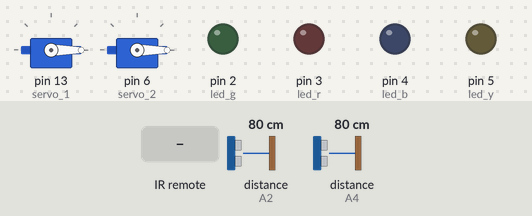
Bench run of a sketch on a simulated Arduino Uno, built with avr-gcc and run on an emulated ATmega328P. Shown: 2 × servo, output pins drawn as LEDs (lit = HIGH). Wiring (inferred from the names in the program): ultrasonic range finder: trigger A3; echo A2. Inputs (shaded band) come from the test bench; at power-on: distance to the obstacle (sensors on A2, A4) 80 cm. The echo pulse lasts 58.3 µs per cm; pins used as bus, display or sensor lines are not drawn; what the sketch prints to the serial monitor is not drawn.

Above: at 18.0 s.
18.1 s: infrared code 0x8F7 received
At 19.6 s:
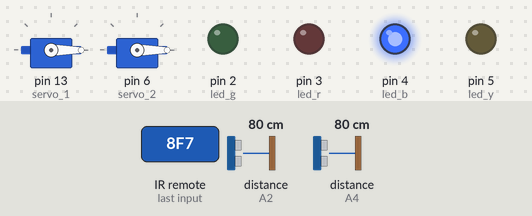
At 29.9 s:
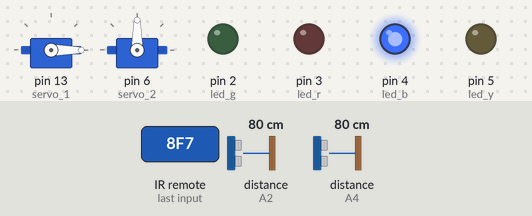
37.5 s: infrared code 0x8F7 received
At 47.6 s:
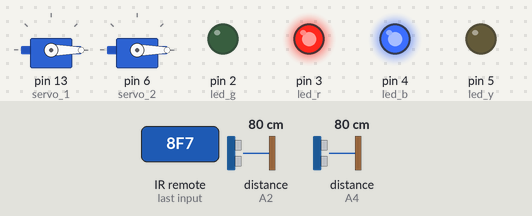
Timing chart, 0 to 70.5 s (numbered marks = the images above; inputs shaded):
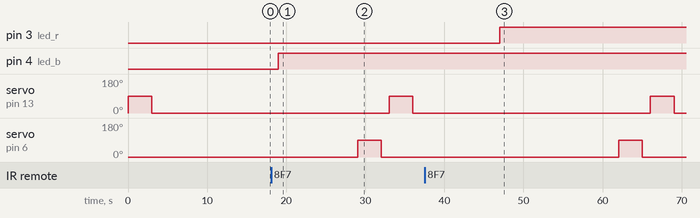

The sketch:

_mcdonalds_dive1.ino
```cpp
#include <Servo.h>

#include <IRremote.h>

int led_g=2, led_r=3, led_b=4, led_y=5;
int ir_1=7,ir_2=8, ir_3=19, ir_4=10;
int led[]={0,0,0,0};//order information = A, B, C, D, 0=False, 1=True

Servo servo_1, servo_2;

int us_1_trig=A3, us_1_echo=A2;
int us_2_trig=A5, us_2_echo=A4;

long duration_entry, distance_entry;
long duration_exit, distance_exit;

void setup()
{
  Serial.begin(115200);

  pinMode(led_g, OUTPUT);
  pinMode(led_r, OUTPUT);
  pinMode(led_b, OUTPUT);
  pinMode(led_y, OUTPUT);

  pinMode(us_1_trig, OUTPUT);
  pinMode(us_1_echo, INPUT);
  pinMode(us_2_trig, OUTPUT);
  pinMode(us_2_echo, INPUT);

  servo_1.attach(13);
  servo_2.attach(6);


}

void loop()
{
  servo_1.write(0);
  servo_2.write(0);

  Serial.println("Welcome to McDonalds! Move to the entry gate.");
  digitalWrite(us_1_trig, LOW);
  delayMicroseconds(2);
  digitalWrite(us_1_trig, HIGH);
  delayMicroseconds(10);
  digitalWrite(us_1_trig, LOW);
  duration_entry=pulseIn(us_1_echo, HIGH);
  distance_entry=duration_entry/58.4;
  if(distance_entry<300){
    servo_1.write(90);
    delay(1000);
    Serial.println("Entry Barricade opened. You can pass.");
    delay(2000);
    servo_1.write(0);
    delay(1000);
    Serial.println("Entry Barricade closed.");
  }

  Serial.println("Moving to order area. ");
  delay(5000);

  for(int i=1; i<=4; i=i+1){
    IRrecv receiver(i+6);
    decode_results output;
    receiver.enableIRIn();
    Serial.print("Item ");
    Serial.print(i);
    Serial.print(" waiting for yes or no(Press 1 or 0) :- ");
    delay(5000);
  	if (receiver.decode(&output)) {
		unsigned int value = output.value;
      	Serial.print(value);
      	Serial.print("\n");
      if(value==2295){
    	switch(i){
      		case 1 : 	digitalWrite(led_r, HIGH);
      					led[0]=1;
      					break;
   		    case 2 : 	digitalWrite(led_b, HIGH);
      					led[1]=1;
      					break;
      		case 3 :	digitalWrite(led_g, HIGH);
      				    led[2]=1;
      					break;
     		case 4 :	digitalWrite(led_y, HIGH);
      					led[3]=1;
    	}
      }
    }

  receiver.resume();

  }


  Serial.println("\n Items successfully delivered!");
  Serial.print("Order Summary : ");
  for(int i=0; i<4; i=i+1){
    Serial.print(led[i]);
    if(i!=3)
    	Serial.print(" , ");
    else
      	Serial.print("\n");
  }

  Serial.println("Have a nice day! Move through the exit gate.");
  digitalWrite(us_2_trig, LOW);
  delayMicroseconds(2);
  digitalWrite(us_2_trig, HIGH);
  delayMicroseconds(10);
  digitalWrite(us_2_trig, LOW);
  duration_exit=pulseIn(us_2_echo, HIGH);
  distance_exit=duration_entry/58.4;
  if(distance_exit<300){
    servo_2.write(90);
    delay(1000);
    Serial.println("Exit Barricade opened. You can pass.");
    delay(2000);
    servo_2.write(0);
    delay(1000);
    Serial.println("Exit Barricade closed.");
  }
}
```

Measured:
- after the input at 18.1 s, pin 4 (led_b): LOW → HIGH after 0.91 s
- after the input at 37.5 s, pin 3 (led_r): LOW → HIGH after 9.5 s
